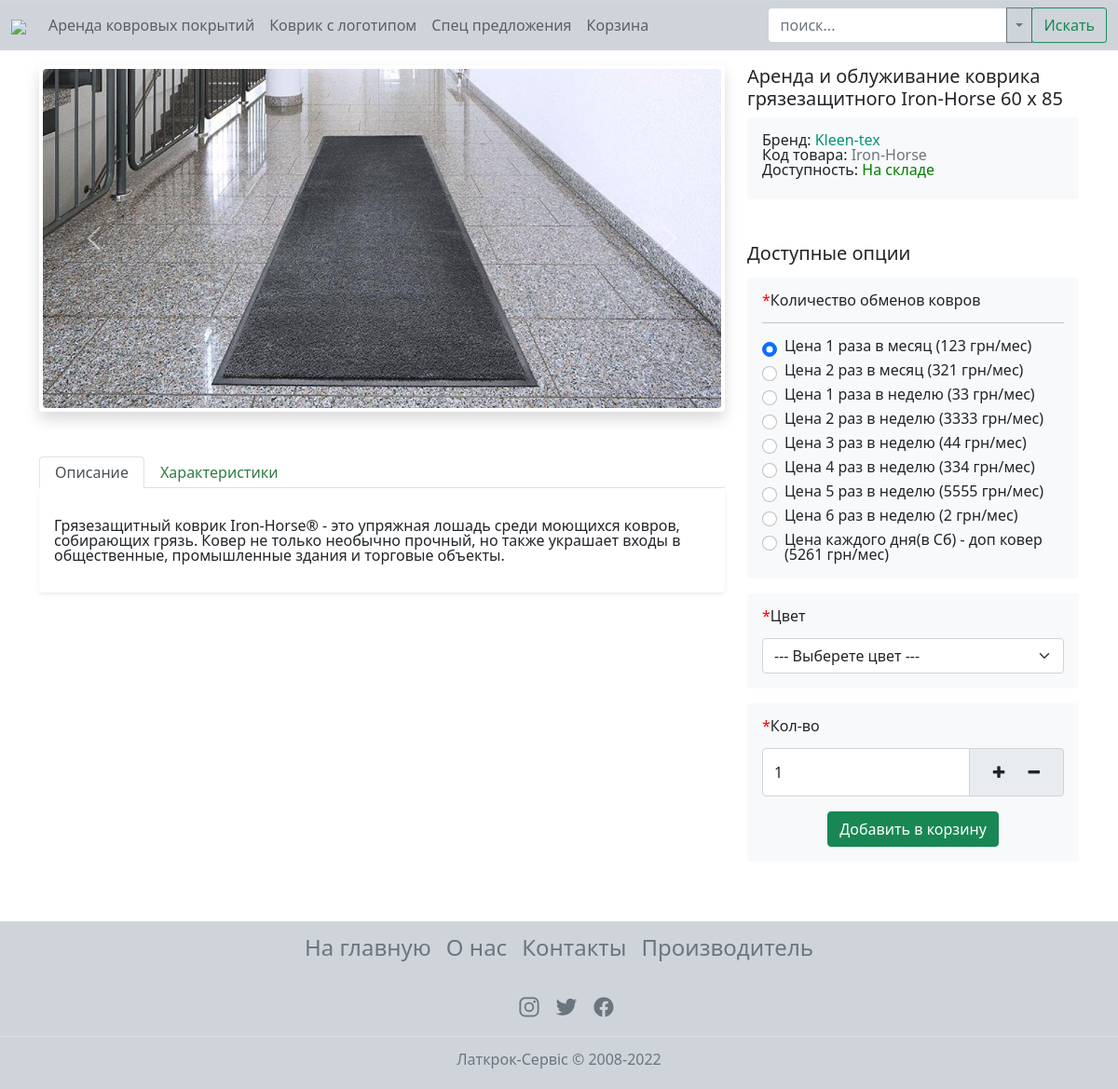
The app's page /order-products/arenda-i-obluzhivanie-kovrika-gryazezashitnogo-iron-horse-60-h-85/ with its own data.
### main/models.py (models this page shows, shortened)
class Order(models.Model):
    title = models.CharField(_('Название'), max_length=75, db_index=True)
    slug = models.SlugField('URL', max_length=255, unique=True, db_index=True)
    description = models.TextField('Описание', db_index=True)
    img_1 = models.ImageField(_('Картинка'), upload_to='photo')
    img_2 = models.ImageField(_('Доп картинка'), upload_to='photo')
    img_3 = models.ImageField(_('Доп картинка'), upload_to='photo')
    prise_1 = models.IntegerField(_('Цена 1 раза в месяц'))
    prise_2 = models.IntegerField(_('Цена 2 раз в месяц'))
    prise_3 = models.IntegerField(_('Цена 1 раза в неделю'))
    prise_4 = models.IntegerField(_('Цена 2 раз в неделю'))
    prise_5 = models.IntegerField(_('Цена 3 раз в неделю'))
    prise_6 = models.IntegerField(_('Цена 4 раз в неделю'))
    prise_7 = models.IntegerField(_('Цена 5 раз в неделю'))
    prise_8 = models.IntegerField(_('Цена 6 раз в неделю'))
    prise_9 = models.IntegerField(_('Цена каждого дня(в Сб) - доп ковер'))
    status = models.BooleanField(_('Доступность'), default=True)
    class Meta:
        verbose_name = _('Аренда ковровых покрытий')
        verbose_name_plural = _('Аренда ковровых покрытий')

### main/views.py (the view)
# urls.py: path('order-products/<slug:order_slug>/', LatkrokOrderProduct.as_view(), name='order_product'),
class LatkrokOrderProduct(DetailView):
    model = Order
    template_name = 'main/order_product.html'
    slug_url_kwarg = 'order_slug'
    context_object_name = 'order'
    def get_context_data(self, object_list=None, **kwargs):
        context = super().get_context_data(**kwargs)
        context['prise_fields'] = [f'prise_{i}' for i in range(1, 10)]
        return context

### main/templatetags/main_tags.py (called while the page is built)
@register.filter(name='name')
def get_verbose_name_from_field(field_name):
    return Order._meta.get_field(field_name).verbose_name

@register.simple_tag(name='value')
def get_value_from_field(field_name, slug):
    return getattr(Order.objects.get(slug=slug), field_name)

### main/templates/main/order_product.html (shortened to what this page needs)
{% extends 'main/base.html' %}
{% load static %}
{% load main_tags %}
{% block content %}
<div class="container mt-3">
    <div class="row">
        <div class="col-sm-8">
            <div class="shadow p-1 mb-5 bg-body rounded">
                <div id="carousel" class="carousel slide">
                    <div class="carousel-inner">
                        <div class="carousel-item active">
                            <img src="{{ order.img_1.url }}" class="d-block w-100 rounded" id="productImg" alt="1 картинка">
                        </div>
                    </div>
                    <button class="carousel-control-prev" type="button" data-bs-target="#carousel" data-bs-slide="prev">
                        <span class="carousel-control-prev-icon" aria-hidden="true"></span>
                    </button>
                    <button class="carousel-control-next" type="button" data-bs-target="#carousel" data-bs-slide="next">
                        <span class="carousel-control-next-icon" aria-hidden="true"></span>
                    </button>
                </div>
            </div>
            <ul class="nav nav-tabs" id="myTab" role="tablist">
                <li class="nav-item" role="presentation">
                    <button class="nav-link active" id="description-tab" data-bs-toggle="tab" data-bs-target="#description" type="button" role="tab" aria-controls="description" aria-selected="true">Описание</button>
                </li>
                <li class="nav-item" role="presentation">
                    <button class="nav-link" id="char-tab" data-bs-toggle="tab" data-bs-target="#char" type="button" role="tab" aria-controls="char" aria-selected="false">Характеристики</button>
                </li>
            </ul>
            <div class="tab-content shadow-sm p-3 mb-5 bg-body rounded" id="myTabContent">
                <div class="tab-pane mt-3 fade show active" id="description" role="tabpanel" aria-labelledby="description-tab">
                    <p>{{ order.description }}</p>
                </div>
            </div>
        </div>
        <div class="col-sm-4">
            <h5 id="productTitle">{{ order.title }}</h5>
            <div class="shadow-none p-2 ps-3 mb-2 bg-light rounded">
                <ul class="list-unstyled mt-2">
                    <li>Бренд: <a href="https://latkrok.com.ua/ru/bermud" style="text-decoration: none; color: #009577;">Kleen-tex</a></li>
                    <li>Код товара: <span class="text-muted">Iron-Horse</span></li>
                    <li>Доступность:
                        {% if order.status %}
                            <span style="color: #008002;">На складе</span>
                        {% else %}
                            <span style="color: red;">Нет в наличие</span>
                        {% endif %}
                    </li>
                </ul>
            </div>
            <p class="fs-5 mt-5">Доступные опции</p>
            <div class="shadow-none p-3 mb-3 bg-light rounded">
                <p><span style="color: red;">*</span>Количество обменов ковров</p>
                <hr>
                {% for i in prise_fields %}
                    <div class="form-check">
                        {% if i == 'prise_1' %}
                            <input class="form-check-input" type="radio" name="prise_radio" id="{{ i }}" value="{% value i order.slug %}" checked>
                        {% else %}
                            <input class="form-check-input" type="radio" name="prise_radio" id="{{ i }}" value="{% value i order.slug %}">
                        {% endif %}
                        <label class="form-check-label" for="{{ i }}">
                            {{ i|name }}  ({% value i order.slug %} грн/мес)
                        </label>
                    </div>
                {% endfor %}
            </div>
            <div id="selector" class="shadow-none p-3 mb-3 bg-light rounded">
                <p><span style="color: red;">*</span>Цвет</p>
                <select id="colorSelector" class="form-select" aria-label="Color selector">
                    <option selected>--- Выберете цвет ---</option>
                </select>
            </div>
            <div class="shadow-none p-3 mb-3 bg-light rounded">
                <p><span style="color: red;">*</span>Кол-во</p>
                <div class="input-group">
                    <input type="number" name="quantity" value="1" id="inputQuantity" class="form-control">
                    <div class="btn-group input-group-text" role="group">
                        <button id="increase" type="button" data-toggle="tooltip" class="btn btn-default" title="Increase"><i class="fa fa-plus"></i></button>
                        <button id="decrease" type="button" data-toggle="tooltip" class="btn btn-default" title="Decrease"><i class="fa fa-minus"></i></button>
                    </div>
                </div>
                <div style="display: flex; justify-content: center;">
                    <button type="button" class="btn btn-success mt-3" id="submit">Добавить в корзину</button>
                </div>
            </div>
        </div>
    </div>
</div>
{% endblock %}

### main/static/main/css/base.css (style rules this page uses)
html, body { height: 100%; line-height: 1; }

### records on screen
Order: img_1 (picture), description "Грязезащитный коврик Iron-Horse® - это упряжная лошадь среди моющихся ковров, собирающих грязь. Ковер не только необычно прочный, но также украшает входы в общественные, промышленные здания и торговые объекты.", title "Аренда и облуживание коврика грязезащитного Iron-Horse 60 х 85", slug+prise_1 "123" "321" "33" "3333" "44" "334" "5555" "2" "5261"

### other values on screen
{{ i|name }} "Цена 1 раза в месяц" "Цена 2 раз в месяц" "Цена 1 раза в неделю" "Цена 2 раз в неделю" "Цена 3 раз в неделю" "Цена 4 раз в неделю" "Цена 5 раз в неделю" "Цена 6 раз в неделю" "Цена каждого дня(в Сб) - доп ковер"
